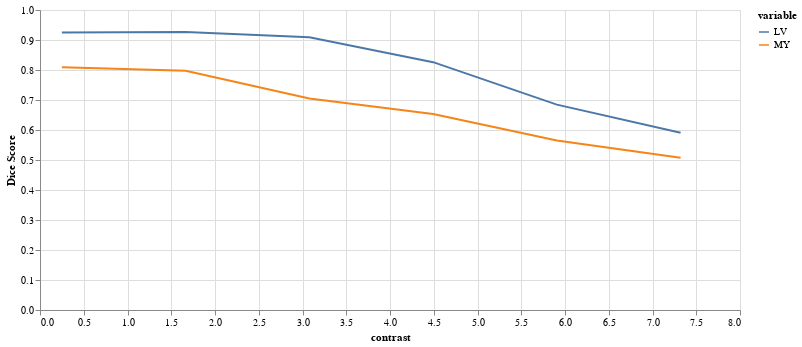

Notebook source saved alongside this figure:
### Code cell
results = eval_contrast_series(img(), trueMask(), trainedModel, start=0.25, end=8, step=np.sqrt(2), components=['bg','LV','MY'])
plot_eval_series(results)

### Figure 1 — Vega-Lite specification as saved in the notebook (floating-point values rounded to 4 significant figures)
{"config": {"view": {"continuousWidth": 400, "continuousHeight": 300}}, "data": {"name": "data-41f9eabbd685042a1adb50df592336d4"}, "mark": "line", "encoding": {"color": {"field": "variable", "type": "nominal"}, "tooltip": {"field": "Dice Score", "type": "quantitative"}, "x": {"field": "contrast", "type": "quantitative"}, "y": {"field": "Dice Score", "type": "quantitative"}}, "height": 300, "selection": {"selector004": {"type": "interval", "bind": "scales", "encodings": ["x", "y"]}}, "width": 700, "$schema": "https://vega.github.io/schema/vega-lite/v4.17.0.json", "datasets": {"data-41f9eabbd685042a1adb50df592336d4": [{"contrast": 0.25, "variable": "LV", "Dice Score": 0.9247}, {"contrast": 1.664, "variable": "LV", "Dice Score": 0.9265}, {"contrast": 3.078, "variable": "LV", "Dice Score": 0.9089}, {"contrast": 4.493, "variable": "LV", "Dice Score": 0.8261}, {"contrast": 5.907, "variable": "LV", "Dice Score": 0.6846}, {"contrast": 7.321, "variable": "LV", "Dice Score": 0.5909}, {"contrast": 0.25, "variable": "MY", "Dice Score": 0.8093}, {"contrast": 1.664, "variable": "MY", "Dice Score": 0.7975}, {"contrast": 3.078, "variable": "MY", "Dice Score": 0.7048}, {"contrast": 4.493, "variable": "MY", "Dice Score": 0.6533}, {"contrast": 5.907, "variable": "MY", "Dice Score": 0.5647}, {"contrast": 7.321, "variable": "MY", "Dice Score": 0.5075}]}}
